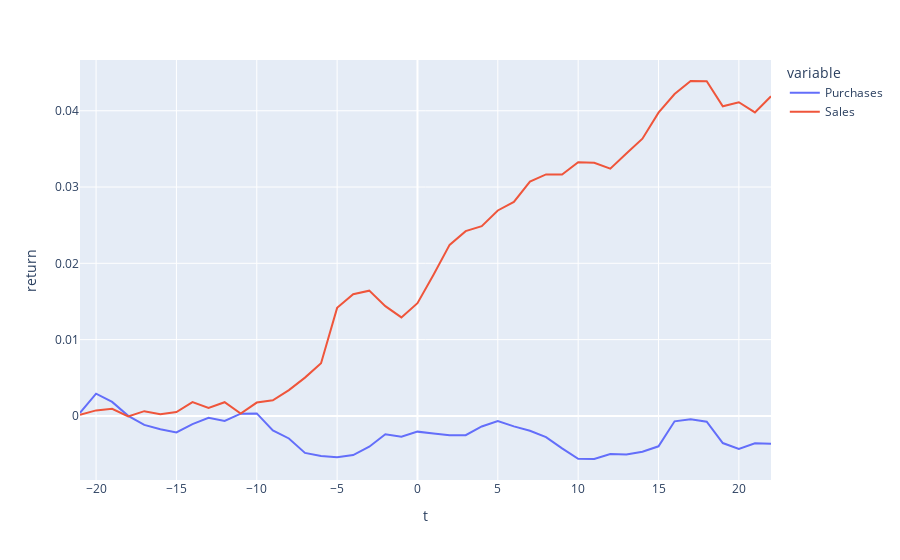

Notebook cell for this chart:
### Code cell
pd.options.plotting.backend = "plotly"

def cumulative_returns(tr_type):
    daily = daily_returns[daily_returns['type'] == tr_type].drop(columns=['type', 'ticker', 'amount'])
    cumulative = (daily+1).cumprod(axis=1)
    return cumulative.mean() - 1

df = pd.DataFrame({"Purchases": cumulative_returns('Purchase'), "Sales": cumulative_returns('Sale')})
px.line(df, labels={"index":"t", "value": "return"})

### Figure 1 — Plotly figure (JSON) as saved in the notebook; plotly's stock layout.template omitted (floating-point values rounded to 4 significant figures)
{"data": [{"hovertemplate": "variable=Purchases<br>t=%{x}<br>return=%{y}<extra></extra>", "legendgroup": "Purchases", "line": {"color": "#636efa", "dash": "solid"}, "mode": "lines", "name": "Purchases", "orientation": "v", "showlegend": true, "type": "scatter", "x": [-21, -20, -19, -18, -17, -16, -15, -14, -13, -12, -11, -10, -9, -8, -7, -6, -5, -4, -3, -2, -1, 0, 1, 2, 3, 4, 5, 6, 7, 8, 9, 10, 11, 12, 13, 14, 15, 16, 17, 18, 19, 20, 21, 22], "xaxis": "x", "y": [0.0003919, 0.00291, 0.001833, 2.064e-06, -0.001183, -0.001764, -0.002173, -0.001082, -0.0002583, -0.0006674, 0.000287, 0.0003242, -0.001907, -0.002964, -0.004851, -0.005256, -0.005408, -0.005137, -0.004037, -0.002415, -0.002733, -0.002067, -0.002297, -0.002535, -0.002531, -0.00139, -0.0006929, -0.001378, -0.001945, -0.002786, -0.004262, -0.005627, -0.005653, -0.00501, -0.005068, -0.004698, -0.003988, -0.000712, -0.0004485, -0.0007719, -0.003564, -0.004318, -0.00358, -0.003654], "yaxis": "y"}, {"hovertemplate": "variable=Sales<br>t=%{x}<br>return=%{y}<extra></extra>", "legendgroup": "Sales", "line": {"color": "#EF553B", "dash": "solid"}, "mode": "lines", "name": "Sales", "orientation": "v", "showlegend": true, "type": "scatter", "x": [-21, -20, -19, -18, -17, -16, -15, -14, -13, -12, -11, -10, -9, -8, -7, -6, -5, -4, -3, -2, -1, 0, 1, 2, 3, 4, 5, 6, 7, 8, 9, 10, 11, 12, 13, 14, 15, 16, 17, 18, 19, 20, 21, 22], "xaxis": "x", "y": [0.0001278, 0.000719, 0.0009262, -8.325e-05, 0.0006187, 0.0002224, 0.0005065, 0.001802, 0.001035, 0.00179, 0.0003071, 0.001745, 0.002051, 0.003384, 0.005017, 0.006898, 0.01416, 0.01594, 0.01642, 0.01438, 0.01291, 0.01477, 0.0185, 0.02241, 0.02422, 0.02487, 0.02693, 0.02805, 0.03072, 0.03166, 0.03165, 0.03325, 0.03319, 0.03241, 0.03439, 0.03633, 0.03975, 0.0422, 0.0439, 0.04386, 0.04059, 0.04112, 0.03979, 0.0419], "yaxis": "y"}], "layout": {"legend": {"title": {"text": "variable"}, "tracegroupgap": 0}, "margin": {"t": 60}, "xaxis": {"anchor": "y", "domain": [0, 1], "title": {"text": "t"}}, "yaxis": {"anchor": "x", "domain": [0, 1], "title": {"text": "return"}}}}
